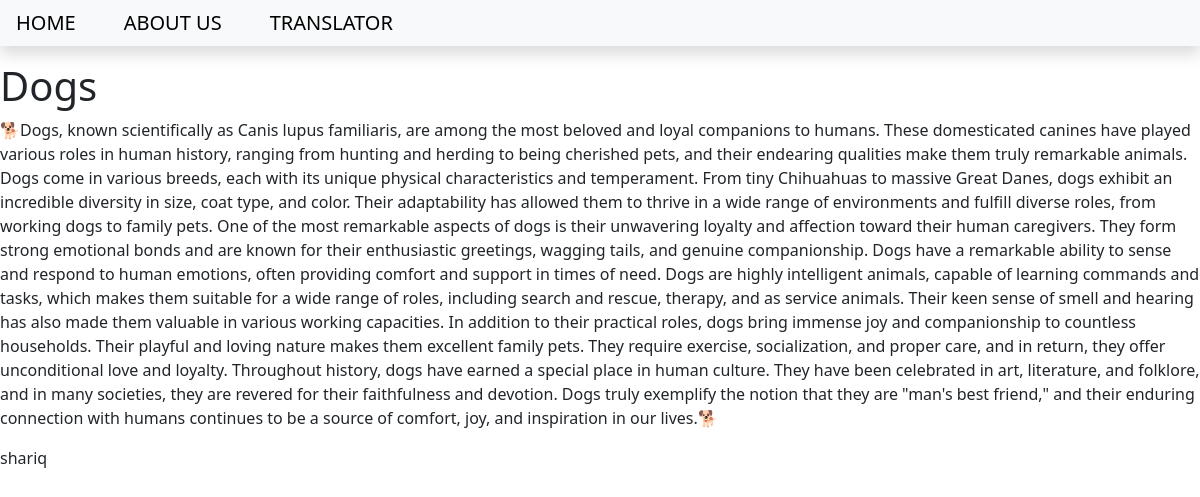
The page /dogs on the database its author committed.
### blog/models.py (models this page shows, shortened)
class Post(models.Model):
    title=models.CharField(max_length=200)
    content= models.TextField()
    date_created=models.DateTimeField(auto_now_add=True) #this argument is used to save the current date when save key is pressed
    slug= models.SlugField(max_length=200,unique=True)
    author=models.ForeignKey(to=User, on_delete=models.CASCADE) #CASCADE deletes all the attributes of User when delete is pressed
    status= models.IntegerField(choices=STATUS,default=0)

### blog/views.py (the view)
# urls.py: path('<slug:slug>',views.BlogView.as_view(), name='blog_view'),
class BlogView(generic.DetailView):
    model= Post
    template_name='blog.html'

### templates/blog.html
{% extends 'base.html' %} {% block content %}
<h1>{{object.title}}</h1>
<p>{{object.content}}</p>
<p>{{object.author}}</p>
{% endblock content %}

### rows shown on the page
Post: title "Dogs", content "🐕Dogs, known scientifically as Canis lupus familiaris, are among the most beloved and loyal companions to humans. These domesticated canines have played various roles in human history, ranging from hunting and herding to being cherished pets, and their endearing qualities make them truly remarkable animals. Dogs come in various breeds, each with its unique physical characteristics and temperament. From tiny Chihuahuas to massive Great Danes, dogs exhibit an incredible diversity in size, coat type, and color. Their adaptability has allowed them to thrive in a wide range of environments and fulfill diverse roles, from working dogs to family pets. One of the most remarkable aspects of dogs is…", author "shariq"
